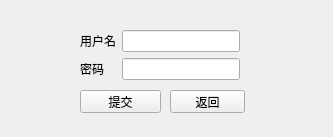
<?xml version="1.0" encoding="UTF-8"?>
<ui version="4.0">
 <class>login_window</class>
 <widget class="QWidget" name="login_window">
  <property name="geometry">
   <rect>
    <x>0</x>
    <y>0</y>
    <width>333</width>
    <height>137</height>
   </rect>
  </property>
  <property name="windowTitle">
   <string>登录</string>
  </property>
  <widget class="QWidget" name="formLayoutWidget">
   <property name="geometry">
    <rect>
     <x>80</x>
     <y>30</y>
     <width>160</width>
     <height>51</height>
    </rect>
   </property>
   <layout class="QFormLayout" name="formLayout">
    <item row="0" column="0">
     <widget class="QLabel" name="label">
      <property name="styleSheet">
       <string notr="true">font: 10pt &quot;宋体&quot;;</string>
      </property>
      <property name="text">
       <string>用户名</string>
      </property>
     </widget>
    </item>
    <item row="0" column="1">
     <widget class="QLineEdit" name="lineEdit_username">
      <property name="echoMode">
       <enum>QLineEdit::Normal</enum>
      </property>
     </widget>
    </item>
    <item row="1" column="0">
     <widget class="QLabel" name="label_2">
      <property name="styleSheet">
       <string notr="true">font: 10pt &quot;宋体&quot;;</string>
      </property>
      <property name="text">
       <string>密码</string>
      </property>
     </widget>
    </item>
    <item row="1" column="1">
     <widget class="QLineEdit" name="lineEdit_password">
      <property name="echoMode">
       <enum>QLineEdit::Password</enum>
      </property>
     </widget>
    </item>
   </layout>
  </widget>
  <widget class="QPushButton" name="pushButton_ok">
   <property name="geometry">
    <rect>
     <x>80</x>
     <y>90</y>
     <width>81</width>
     <height>23</height>
    </rect>
   </property>
   <property name="text">
    <string>提交</string>
   </property>
  </widget>
  <widget class="QPushButton" name="pushButton_cancel">
   <property name="geometry">
    <rect>
     <x>170</x>
     <y>90</y>
     <width>75</width>
     <height>23</height>
    </rect>
   </property>
   <property name="text">
    <string>返回</string>
   </property>
  </widget>
 </widget>
 <resources/>
 <connections/>
</ui>
